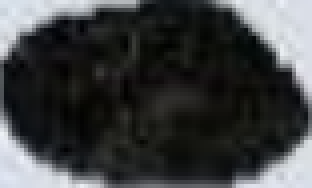
#> input picture uploads/tes.png, 78 x 47 px (shown 4 times larger)
$ python -i extract_features.py   (imports and definitions only)
#> lines starting #> are read from the running program, lines starting #| are printed output that depends on the picture; after the words box and inside, x2 and y2 are one past the last pixel; in counts of white or black regions, pixels touching at a corner belong together
import cv2

def extract_features(image_path):
    # Baca gambar
#> called with image_path = 'uploads/tes.png'
    image = cv2.imread(image_path)
#> image is the input picture: shape (47, 78, 3); mean B, G, R 64.8, 64.1, 62.2

    # Ubah gambar ke skala abu-abu
    gray_image = cv2.cvtColor(image, cv2.COLOR_BGR2GRAY)

    # Thresholding untuk menghasilkan gambar biner
    _, binary_image = cv2.threshold(gray_image, 0, 255, cv2.THRESH_BINARY | cv2.THRESH_OTSU)
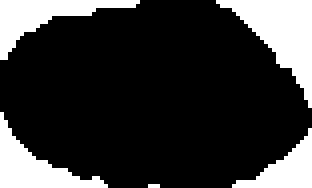
#> binary_image: shape (47, 78) (shown 4 times larger); 21.2% white; 5 white regions (1 under 20 px)

    # Ekstraksi kontur
    contours, _ = cv2.findContours(binary_image, cv2.RETR_EXTERNAL, cv2.CHAIN_APPROX_SIMPLE)
#> contours = 5 contours, 1 with area under 20; largest, box (x1, y1, x2, y2) and area: (54, 0, 78, 27) 236, (0, 28, 27, 47) 148, (0, 0, 35, 15) 143, (58, 32, 78, 47) 100

    # Ambil kontur terbesar (asumsi raisin adalah objek terbesar)
    largest_contour = max(contours, key=cv2.contourArea)
#> largest_contour = contour of 16 points, box (x1, y1, x2, y2) (54, 0, 78, 27), area 236

    # Hitung momen geometri
    moments = cv2.moments(largest_contour)
#> moments = moments, m00 235.5, centre m10/m00, m01/m00 = (70.09, 7.61)

    # Ekstraksi fitur-fitur
    area = moments['m00']
#> area = 235.5
    major_axis_length = moments['mu20'] ** 0.5
#> major_axis_length = 78.15
    minor_axis_length = moments['mu02'] ** 0.5
#> minor_axis_length = 86.13
    eccentricity = ((moments['mu20'] - moments['mu02']) ** 2 + 4 * moments['mu11'] ** 2) ** 0.5 / (moments['mu20'] + moments['mu02'])
#> eccentricity = 0.539
    convex_area = cv2.contourArea(cv2.convexHull(largest_contour))
#> convex_area = 299
    extent = area / convex_area
#> extent = 0.788
    perimeter = cv2.arcLength(largest_contour, True)
#> perimeter = 86.87

    # Mengembalikan nilai fitur-fitur
    return {'area': area, 'major_axis_length': major_axis_length, 'minor_axis_length': minor_axis_length,
            'eccentricity': eccentricity, 'convex_area': convex_area, 'extent': extent, 'perimeter': perimeter}

>>> result = extract_features('uploads/tes.png')
#> result = {'area': 235.5, 'major_axis_length': 78.15, 'minor_axis_length': 86.13, 'eccentricity': 0.539, 'convex_area': 299, 'extent': 0.788, 'perimeter': 86.87}
